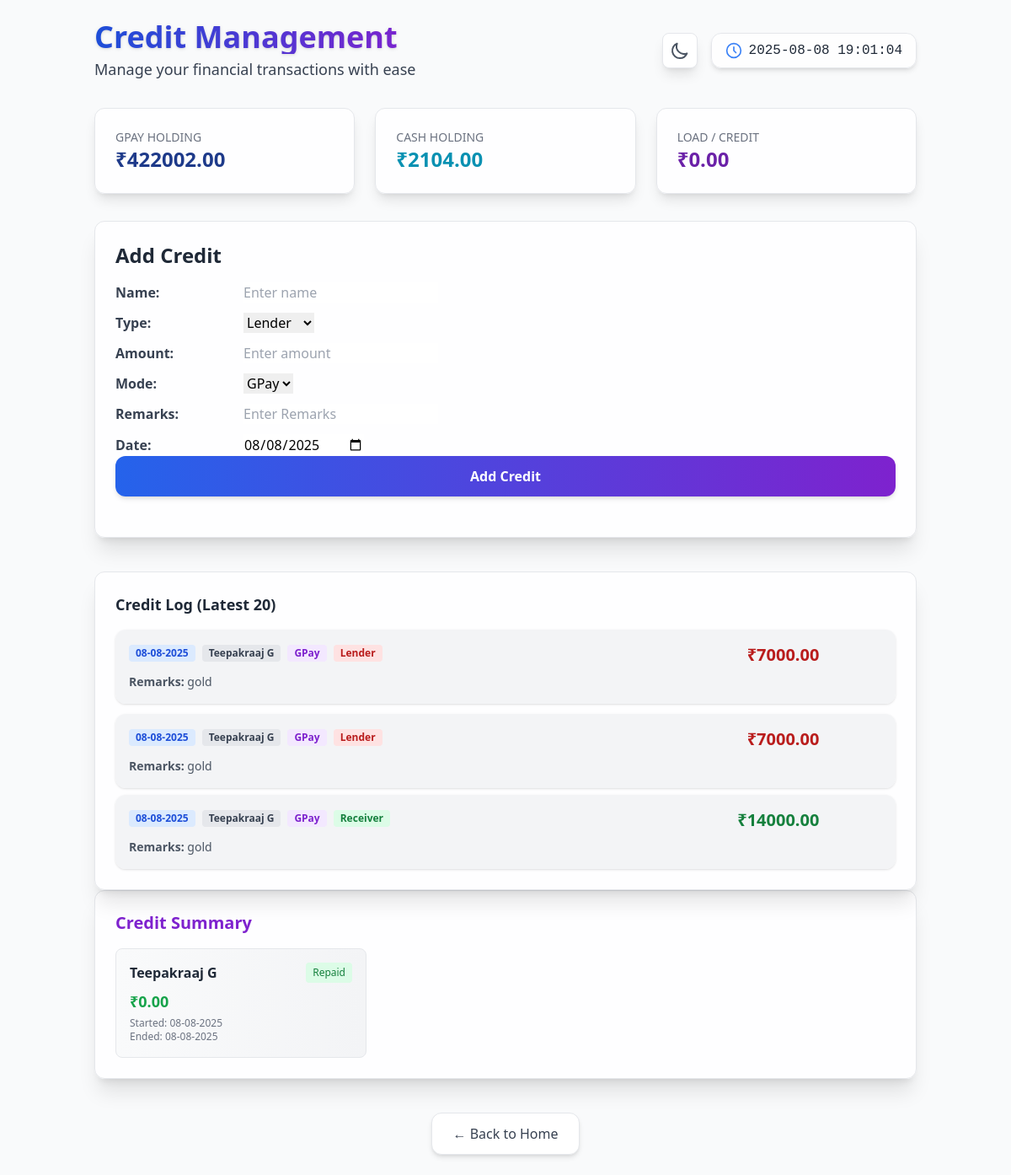
The page /credits/ (signed in) on the database its author committed.
### accounts/models.py (models this page shows, shortened)
class Shop(models.Model):
    owner = models.OneToOneField(User, on_delete=models.CASCADE)
    shop_name = models.CharField(max_length=255)
    unique_id = models.CharField(max_length=10, unique=True)
    holding_gpay = models.DecimalField(max_digits=12, decimal_places=2, default=0)
    holding_cash = models.DecimalField(max_digits=12, decimal_places=2, default=0)
    credit = models.DecimalField(max_digits=12, decimal_places=2, default=0)

class CreditLog(models.Model):
    credit = models.ForeignKey(CreditDue, on_delete=models.CASCADE, related_name='logs')
    is_lender = models.BooleanField()  # True if lender, False if receiver
    date = models.DateTimeField()
    amount = models.DecimalField(max_digits=12, decimal_places=2)
    remarks = models.CharField(max_length=255, blank=True, null=True)
    mode_of_payment = models.CharField(max_length=10, choices=[('GPay', 'GPay'), ('Cash', 'Cash')], default='Cash')

class CreditDue(models.Model):
    shop = models.ForeignKey(Shop, on_delete=models.CASCADE, related_name='credit_dues')
    name = models.CharField(max_length=255)
    balance = models.DecimalField(max_digits=12, decimal_places=2, default=0)
    repaid = models.BooleanField(default=False)
    start_date = models.DateField(blank=True, null=True)
    end_date = models.DateField(blank=True, null=True)
    class Meta:
        unique_together = ('shop', 'name')

### accounts/views.py (the view)
# urls.py: path('credits/', views.add_credit, name='add_credit'),
@login_required
def add_credit(request):
    try:
        shop = Shop.objects.get(owner=request.user)
    except Shop.DoesNotExist:
        messages.error(request, "You do not have a shop. Please contact admin.")
        return redirect('home')
    if request.method == 'POST':
        form = CreditForm(request.POST)
        if form.is_valid():
            name = form.cleaned_data['name']
            is_lender = form.cleaned_data['is_lender'] == 'True'
            amount = form.cleaned_data['amount']
            remarks = form.cleaned_data['remarks']
            date = form.cleaned_data['date']
            mode_of_payment = form.cleaned_data['mode_of_payment']
            credit, created = CreditDue.objects.get_or_create(
                shop=shop,
                name=name,
                defaults={
                    'balance': 0,
                    'start_date': date  # Use form date for new records
                }
            )
            if is_lender:
                credit.balance -= amount
                if mode_of_payment == 'GPay':
                    shop.holding_gpay -= amount
                elif mode_of_payment == 'Cash':
                    shop.holding_cash -= amount
            else:
                credit.balance += amount
                if mode_of_payment == 'GPay':
                    shop.holding_gpay += amount
                elif mode_of_payment == 'Cash':
                    shop.holding_cash += amount
            if credit.balance == 0:
                credit.repaid = True
                credit.end_date = date  # Use form date
            else:
                credit.repaid = False
                credit.end_date = None
            credit.save()
            from django.db.models import Sum
            shop.credit = CreditDue.objects.filter(shop=shop, repaid=False).aggregate(total=Sum('balance'))['total'] or 0
            shop.save()
            CreditLog.objects.create(
                credit=credit,
                is_lender=is_lender,
                amount=amount,
                remarks=remarks,
                date=timezone.make_aware(datetime.combine(date, datetime.min.time())),
                mode_of_payment=mode_of_payment
            )
            messages.success(request, "Credit entry added/updated successfully.")
            return redirect('add_credit')
    else:
        form = CreditForm()
    credits = CreditDue.objects.filter(shop=shop)
    logs = CreditLog.objects.filter(credit__shop=shop).order_by('-date')[:20]
    total_count = CreditLog.objects.filter(credit__shop=shop).count()
    return render(request, 'accounts/add_credit.html', {
        'form': form,
        'logs': logs,
        'credits': credits,
        'total_count': total_count,
        'shop': shop
    })

### accounts/templates/accounts/add_credit.html (shortened to what this page needs)
<!DOCTYPE html>
<html lang="en" class="light">
<head>
  <script src="https://cdn.tailwindcss.com"></script>
</head>
<body class="min-h-screen bg-gray-50 dark:bg-gray-900 transition-colors duration-300">
  <div class="relative z-10 container mx-auto p-6">
    <div class="flex justify-between items-center mb-8">
      <div>
        <h1 class="text-4xl font-bold text-transparent bg-gradient-to-r from-blue-700 to-purple-700 bg-clip-text drop-shadow">
        </h1>
        <p class="text-gray-700 dark:text-gray-300 text-lg mt-1">Manage your financial transactions with ease</p>
      </div>
      <div class="flex items-center gap-4">
        <button onclick="toggleDarkMode()"
                class="p-2 rounded-lg bg-white dark:bg-gray-800 shadow-lg border border-gray-200 dark:border-gray-700 hover:scale-105 transition-all duration-200">
          <svg class="w-6 h-6 text-gray-600 dark:text-gray-300" fill="none" stroke="currentColor" viewBox="0 0 24 24">
            <path stroke-linecap="round" stroke-linejoin="round" stroke-width="2" d="M20.354 15.354A9 9 0 018.646 3.646 9.003 9.003 0 0012 21a9.003 9.003 0 008.354-5.646z" />
          </svg>
        </button>
        <div class="flex items-center gap-2 bg-white/80 dark:bg-gray-800/80 backdrop-blur-lg px-4 py-2 rounded-xl shadow-md border border-gray-200 dark:border-gray-700">
          <svg class="w-5 h-5 text-blue-500" fill="none" stroke="currentColor" stroke-width="2" viewBox="0 0 24 24">
            <circle cx="12" cy="12" r="10" stroke="currentColor" stroke-width="2" fill="none"/>
            <path stroke-linecap="round" stroke-linejoin="round" d="M12 7v5l3 3" />
          </svg>
          <span id="live-time" class="font-mono text-gray-800 dark:text-gray-200"></span>
        </div>
      </div>
    </div>
    <div class="grid grid-cols-1 md:grid-cols-3 gap-6 mb-8">
      <div class="bg-white/90 dark:bg-gray-800/90 rounded-xl p-6 shadow-lg border border-gray-200 dark:border-gray-700">
        <p class="text-sm text-gray-500 dark:text-gray-400 uppercase">GPay Holding</p>
        <p class="text-2xl font-bold text-blue-900 dark:text-blue-400">₹{{ shop.holding_gpay }}</p>
      </div>
      <div class="bg-white/90 dark:bg-gray-800/90 rounded-xl p-6 shadow-lg border border-gray-200 dark:border-gray-700">
        <p class="text-sm text-gray-500 dark:text-gray-400 uppercase">Cash Holding</p>
        <p class="text-2xl font-bold text-cyan-600 dark:text-cyan-400">₹{{ shop.holding_cash }}</p>
      </div>
      <div class="bg-white/90 dark:bg-gray-800/90 rounded-xl p-6 shadow-lg border border-gray-200 dark:border-gray-700">
        <p class="text-sm text-gray-500 dark:text-gray-400 uppercase">Load / Credit</p>
        <p class="text-2xl font-bold text-purple-800 dark:text-purple-400">₹{{ shop.credit }}</p>
      </div>
    </div>
    <div class="grid grid-cols-1 gap-10">
      <div>
        <div class="bg-white/90 dark:bg-gray-800/90 p-6 rounded-xl shadow-xl border border-gray-200 dark:border-gray-700">
          <h2 class="text-2xl font-bold mb-4 text-gray-800 dark:text-gray-200">Add Credit</h2>
          <form method="post" class="mb-6">
            <div class="space-y-3">
              <div class="flex items-center gap-2">
                <span class="font-semibold w-36 text-gray-700 dark:text-gray-300">Name:</span>
                {{ form.name }}
              </div>
              <div class="flex items-center gap-2">
                <span class="font-semibold w-36 text-gray-700 dark:text-gray-300">Type:</span>
                {{ form.is_lender }}
              </div>
              <div class="flex items-center gap-2">
                <span class="font-semibold w-36 text-gray-700 dark:text-gray-300">Amount:</span>
                {{ form.amount }}
              </div>
              <div class="flex items-center gap-2">
                <span class="font-semibold w-36 text-gray-700 dark:text-gray-300">Mode:</span>
                {{ form.mode_of_payment }}
              </div>
              <div class="flex items-center gap-2">
                <span class="font-semibold w-36 text-gray-700 dark:text-gray-300">Remarks:</span>
                {{ form.remarks }}
              </div>
              <div class="flex items-center gap-2">
                <span class="font-semibold w-36 text-gray-700 dark:text-gray-300">Date:</span>
                {{ form.date }}
              </div>
            </div>
            <button type="submit"
              class="w-full bg-gradient-to-r from-blue-600 to-purple-700 text-white font-bold py-3 rounded-xl hover:scale-105 shadow-md transition-all duration-300">
              Add Credit
            </button>
          </form>
        </div>
      </div>
      <div>
        <div class="bg-white/90 dark:bg-gray-800/90 p-6 rounded-xl shadow-xl border border-gray-200 dark:border-gray-700">
          <h3 class="text-lg font-bold mb-4 text-gray-800 dark:text-gray-200">Credit Log (Latest 20)</h3>
          <div id="transactions-container" class="space-y-2">
            {% for log in logs %}
              <div id="credit-log-{{ log.id }}" class="log-item bg-gradient-to-r from-gray-100 to-gray-100 dark:from-gray-700 dark:to-gray-800 rounded-xl p-4 mb-3 shadow transition hover:scale-[1.01] hover:shadow-lg relative">
                <div class="flex justify-between items-center">
                  <div class="flex flex-wrap items-center gap-2 text-xs text-gray-500 dark:text-gray-400 mb-1">
                    <span class="inline-block px-2 py-0.5 rounded bg-blue-100 dark:bg-blue-900 text-blue-700 dark:text-blue-300 font-semibold">
                      {{ log.date|date:"d-m-Y" }}
                    </span>
                    <span class="inline-block px-2 py-0.5 rounded bg-gray-200 dark:bg-gray-700 text-gray-700 dark:text-gray-300 font-semibold capitalize">
                      {{ log.credit.name }}
                    </span>
                    <span class="inline-block px-2 py-0.5 rounded bg-purple-100 dark:bg-purple-900 text-purple-700 dark:text-purple-300 font-semibold capitalize">
                      {{ log.mode_of_payment }}
                    </span>
                    <span class="inline-block px-2 py-0.5 rounded {% if log.is_lender %}bg-red-100 dark:bg-red-900 text-red-700 dark:text-red-300{% else %}bg-green-100 dark:bg-green-900 text-green-700 dark:text-green-300{% endif %} font-semibold capitalize">
                      {% if log.is_lender %}Lender{% else %}Receiver{% endif %}
                    </span>
                  </div>
                  <div class="flex items-center gap-2">
                    <div class="font-bold text-xl {% if log.is_lender %}text-red-700 dark:text-red-400{% else %}text-green-700 dark:text-green-400{% endif %}">
                      ₹{{ log.amount }}
                    </div>
                  </div>
                </div>
                {% if log.remarks %}
                  <div class="mt-2 text-sm text-gray-600 dark:text-gray-400">
                    <strong>Remarks:</strong> {{ log.remarks }}
                  </div>
                {% endif %}
              </div>
            {% empty %}
              <p class="text-gray-400 dark:text-gray-500">No credit logs available.</p>
            {% endfor %}
          </div>
        </div>
      </div>
    </div>
    {% if credits %}
      <div class="bg-white/90 dark:bg-gray-800/90 p-6 rounded-xl shadow-xl border border-gray-200 dark:border-gray-700">
        <h3 class="text-xl font-bold mb-4 text-purple-700 dark:text-purple-400">Credit Summary</h3>
        <div class="grid grid-cols-1 md:grid-cols-2 lg:grid-cols-3 gap-4">
          {% for credit in credits %}
            <div class="bg-gradient-to-r from-gray-50 to-gray-100 dark:from-gray-700 dark:to-gray-800 rounded-lg p-4 border border-gray-200 dark:border-gray-600">
              <div class="flex justify-between items-start mb-2">
                <h4 class="font-semibold text-gray-800 dark:text-gray-200">{{ credit.name }}</h4>
                <span class="text-xs px-2 py-1 rounded {% if credit.repaid %}bg-green-100 dark:bg-green-900 text-green-700 dark:text-green-300{% else %}bg-yellow-100 dark:bg-yellow-900 text-yellow-700 dark:text-yellow-300{% endif %}">
                  {% if credit.repaid %}Repaid{% else %}Pending{% endif %}
                </span>
              </div>
              <div class="text-lg font-bold {% if credit.balance < 0 %}text-red-600 dark:text-red-400{% else %}text-green-600 dark:text-green-400{% endif %}">
                ₹{{ credit.balance }}
              </div>
              <div class="text-xs text-gray-500 dark:text-gray-400 mt-1">
                Started: {{ credit.start_date|date:"d-m-Y" }}
                {% if credit.end_date %}
                  <br>Ended: {{ credit.end_date|date:"d-m-Y" }}
                {% endif %}
              </div>
            </div>
          {% endfor %}
        </div>
      </div>
    {% endif %}
    <div class="flex justify-center mt-10">
      <a href="{% url 'home' %}" class="bg-white dark:bg-gray-800 border border-gray-200 dark:border-gray-700 shadow-md px-6 py-3 rounded-xl hover:bg-gray-100 dark:hover:bg-gray-700 hover:scale-110 hover:shadow-lg text-gray-700 dark:text-gray-300 transition">
        ← Back to Home
      </a>
    </div>
  </div>
</body>
</html>

### accounts/templates/accounts/add_credit.html (style rules this page uses)
html, body { height: 100%; overflow-y: auto; }
.log-item { transition: all 0.3s ease; }

### rows shown on the page
Shop: holding_gpay "422002.00", holding_cash "2104.00", credit "0.00"
CreditLog: date "08-08-2025", credit.name "Teepakraaj G", mode_of_payment "GPay", is_lender "Lender", amount "7000.00", remarks "gold"
CreditLog: date "08-08-2025", credit.name "Teepakraaj G", mode_of_payment "GPay", is_lender "Lender", amount "7000.00", remarks "gold"
CreditLog: date "08-08-2025", credit.name "Teepakraaj G", mode_of_payment "GPay", is_lender "Receiver", amount "14000.00", remarks "gold"
CreditDue: name "Teepakraaj G", repaid "Repaid", balance "0.00", start_date "08-08-2025", end_date "08-08-2025"
